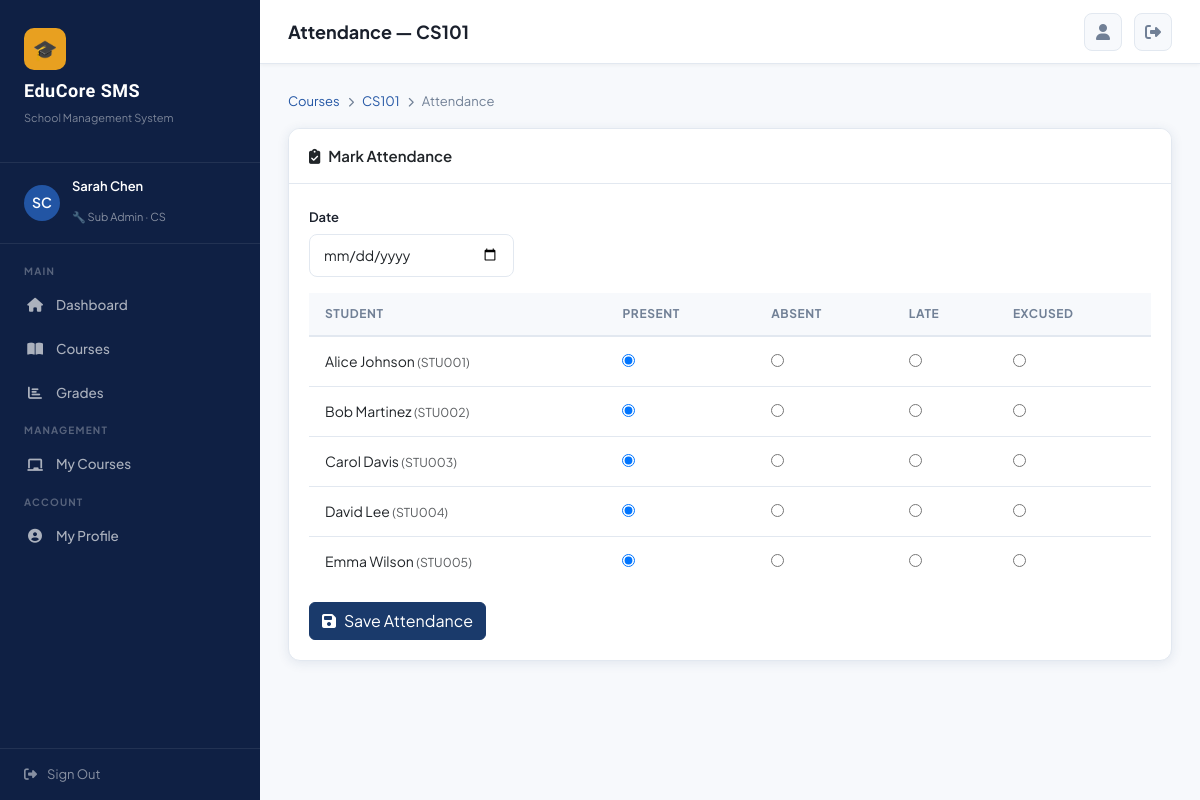
The page /courses/1/attendance/ (signed in) on the database its author committed.
### accounts/models.py (models this page shows, shortened)
class User(AbstractUser):
    ROLE_CHOICES = [
        ('super_admin', 'Super Admin'),
        ('sub_admin', 'Sub Admin'),
        ('student', 'Student'),
    ]
    role = models.CharField(max_length=20, choices=ROLE_CHOICES, default='student')
    department = models.ForeignKey(Department, on_delete=models.SET_NULL, null=True, blank=True)
    phone = models.CharField(max_length=20, blank=True)
    address = models.TextField(blank=True)
    profile_picture = models.ImageField(upload_to='profiles/', blank=True, null=True)
    bio = models.TextField(blank=True)
    student_id = models.CharField(max_length=20, blank=True, unique=True, null=True)
    date_of_birth = models.DateField(null=True, blank=True)
    gender = models.CharField(max_length=10, choices=[('M','Male'),('F','Female'),('O','Other')], blank=True)
    is_active = models.BooleanField(default=True)
    created_at = models.DateTimeField(auto_now_add=True)
    @property
    def is_super_admin(self):
        return self.role == 'super_admin'
    @property
    def is_sub_admin(self):
        return self.role == 'sub_admin'

class Department(models.Model):
    name = models.CharField(max_length=100)
    code = models.CharField(max_length=10, unique=True)
    description = models.TextField(blank=True)
    created_at = models.DateTimeField(auto_now_add=True)

### courses/models.py (models this page shows, shortened)
class Course(models.Model):
    STATUS_CHOICES = [('active','Active'),('inactive','Inactive'),('archived','Archived')]
    name = models.CharField(max_length=200)
    code = models.CharField(max_length=20, unique=True)
    description = models.TextField(blank=True)
    credits = models.PositiveIntegerField(default=3)
    department = models.ForeignKey(Department, on_delete=models.CASCADE)
    instructor = models.ForeignKey(User, on_delete=models.SET_NULL, null=True, related_name='courses_taught')
    max_students = models.PositiveIntegerField(default=40)
    status = models.CharField(max_length=10, choices=STATUS_CHOICES, default='active')
    semester = models.ForeignKey(Semester, on_delete=models.CASCADE, null=True)
    created_by = models.ForeignKey(User, on_delete=models.SET_NULL, null=True, related_name='courses_created')
    created_at = models.DateTimeField(auto_now_add=True)
    updated_at = models.DateTimeField(auto_now=True)
    syllabus = models.TextField(blank=True)
    schedule = models.CharField(max_length=200, blank=True)

class Enrollment(models.Model):
    STATUS_CHOICES = [('enrolled','Enrolled'),('dropped','Dropped'),('completed','Completed')]
    student = models.ForeignKey(User, on_delete=models.CASCADE, related_name='enrollments')
    course = models.ForeignKey(Course, on_delete=models.CASCADE, related_name='enrollments')
    enrolled_date = models.DateTimeField(auto_now_add=True)
    status = models.CharField(max_length=10, choices=STATUS_CHOICES, default='enrolled')
    class Meta:
        unique_together = ['student', 'course']

### courses/views.py (the view)
# urls.py: path('<int:course_pk>/attendance/', views.attendance_view, name='attendance_view'),
@login_required
def attendance_view(request, course_pk):
    course = get_object_or_404(Course, pk=course_pk)
    if not (request.user.is_super_admin or (request.user.is_sub_admin and course.department == request.user.department)):
        messages.error(request, 'Access denied.')
        return redirect('course_detail', pk=course_pk)
    students = course.enrollments.filter(status='enrolled').select_related('student')
    return render(request, 'courses/attendance.html', {'course': course, 'students': students})

### templates/courses/attendance.html (shortened to what this page needs)
{% extends 'base.html' %}
{% block page_title %}Attendance — {{ course.code }}{% endblock %}
{% block content %}
<div class="breadcrumb-bar mb-3">
  <a href="{% url 'course_list' %}">Courses</a> <i class="fas fa-chevron-right" style="font-size:10px;"></i>
  <a href="{% url 'course_detail' course.pk %}">{{ course.code }}</a> <i class="fas fa-chevron-right" style="font-size:10px;"></i> Attendance
</div>
<div class="card mb-3">
  <div class="card-header d-flex justify-content-between align-items-center">
    <span><i class="fas fa-clipboard-check me-2"></i>Mark Attendance</span>
  </div>
  <div class="card-body">
    <form method="post" action="{% url 'save_attendance' course.pk %}">
      <div class="row g-2 mb-3">
        <div class="col-md-3">
          <label class="form-label">Date</label>
          <input type="date" name="date" class="form-control" required>
        </div>
      </div>
      <table class="table-modern" style="width:100%">
        <thead><tr><th>Student</th><th>Present</th><th>Absent</th><th>Late</th><th>Excused</th></tr></thead>
        <tbody>
          {% for enrollment in students %}
          <tr>
            <td>{{ enrollment.student.get_full_name }} <small class="text-muted">({{ enrollment.student.student_id|default:enrollment.student.username }})</small></td>
            <td><input type="radio" name="status_{{ enrollment.student.pk }}" value="present" checked></td>
            <td><input type="radio" name="status_{{ enrollment.student.pk }}" value="absent"></td>
            <td><input type="radio" name="status_{{ enrollment.student.pk }}" value="late"></td>
            <td><input type="radio" name="status_{{ enrollment.student.pk }}" value="excused"></td>
          </tr>
          {% empty %}
          <tr><td colspan="5" class="text-center text-muted py-3">No students enrolled</td></tr>
          {% endfor %}
        </tbody>
      </table>
      {% if students %}<button type="submit" class="btn btn-primary mt-3"><i class="fas fa-save me-2"></i>Save Attendance</button>{% endif %}
    </form>
  </div>
</div>
{% endblock %}

### templates/base.html (shortened to what this page needs)
<!DOCTYPE html>
<html lang="en">
<head>
<link href="https://cdnjs.cloudflare.com/ajax/libs/bootstrap/5.3.0/css/bootstrap.min.css" rel="stylesheet">
<link href="https://cdnjs.cloudflare.com/ajax/libs/font-awesome/6.4.0/css/all.min.css" rel="stylesheet">
</head>
<body>
{% if user.is_authenticated %}
<div id="sidebar">
  <div class="sidebar-logo">
    <div class="logo-icon">🎓</div>
    <h2>EduCore SMS</h2>
    <p>School Management System</p>
  </div>
  <div class="sidebar-user">
    <div class="avatar">
      {% if user.profile_picture %}
        <img src="{{ user.profile_picture.url }}" alt="">
      {% else %}
        {{ user.first_name|first|upper }}{{ user.last_name|first|upper }}
      {% endif %}
    </div>
    <div class="info">
      <h4>{{ user.get_full_name|default:user.username }}</h4>
      <span>
        {% if user.is_super_admin %}⭐ Super Admin
        {% elif user.is_sub_admin %}🔧 Sub Admin{% if user.department %} · {{ user.department.code }}{% endif %}
        {% else %}🎒 Student{% endif %}
      </span>
    </div>
  </div>
  <nav class="sidebar-nav">
    <div class="nav-section-label">Main</div>
    <div class="nav-item">
      <a href="{% url 'dashboard' %}" class="nav-link {% if request.resolver_match.url_name == 'dashboard' %}active{% endif %}">
        <i class="fas fa-home"></i> Dashboard
      </a>
    </div>
    <div class="nav-item">
      <a href="{% url 'course_list' %}" class="nav-link {% if 'course' in request.resolver_match.url_name %}active{% endif %}">
        <i class="fas fa-book-open"></i> Courses
      </a>
    </div>
    <div class="nav-item">
      <a href="{% url 'grade_list' %}" class="nav-link {% if 'grade' in request.resolver_match.url_name or 'semester_results' in request.resolver_match.url_name %}active{% endif %}">
        <i class="fas fa-chart-bar"></i> Grades
      </a>
    </div>
    {% if user.is_super_admin or user.is_sub_admin %}
    <div class="nav-section-label">Management</div>
    <div class="nav-item">
      <a href="{% url 'course_list' %}" class="nav-link">
        <i class="fas fa-chalkboard"></i> My Courses
      </a>
    </div>
    {% endif %}
    <div class="nav-section-label">Account</div>
    <div class="nav-item">
      <a href="{% url 'profile' %}" class="nav-link {% if request.resolver_match.url_name == 'profile' %}active{% endif %}">
        <i class="fas fa-user-circle"></i> My Profile
      </a>
    </div>
  </nav>
  <div class="sidebar-footer">
    <a href="{% url 'logout' %}"><i class="fas fa-sign-out-alt"></i> Sign Out</a>
  </div>
</div>
<div id="main-content">
  <div class="topbar">
    <div class="d-flex align-items-center gap-3">
      <span class="topbar-title">{% block page_title %}Dashboard{% endblock %}</span>
    </div>
    <div class="topbar-actions">
      <a href="{% url 'profile' %}" class="btn-icon" title="Profile">
        <i class="fas fa-user"></i>
      </a>
      <a href="{% url 'logout' %}" class="btn-icon" title="Logout">
        <i class="fas fa-sign-out-alt"></i>
      </a>
    </div>
  </div>
  <div class="page-content">
    {% block content %}{% endblock %}
  </div>
</div>
{% else %}
  {% block auth_content %}{% endblock %}
{% endif %}
</body>
</html>

### rows shown on the page
User: first_name|first "S", last_name|first "C", get_full_name "Sarah Chen", department.code "CS"
Course: code "CS101"
Enrollment: student.get_full_name "Alice Johnson", student.student_id "STU001"
Enrollment: student.get_full_name "Bob Martinez", student.student_id "STU002"
Enrollment: student.get_full_name "Carol Davis", student.student_id "STU003"
Enrollment: student.get_full_name "David Lee", student.student_id "STU004"
Enrollment: student.get_full_name "Emma Wilson", student.student_id "STU005"
